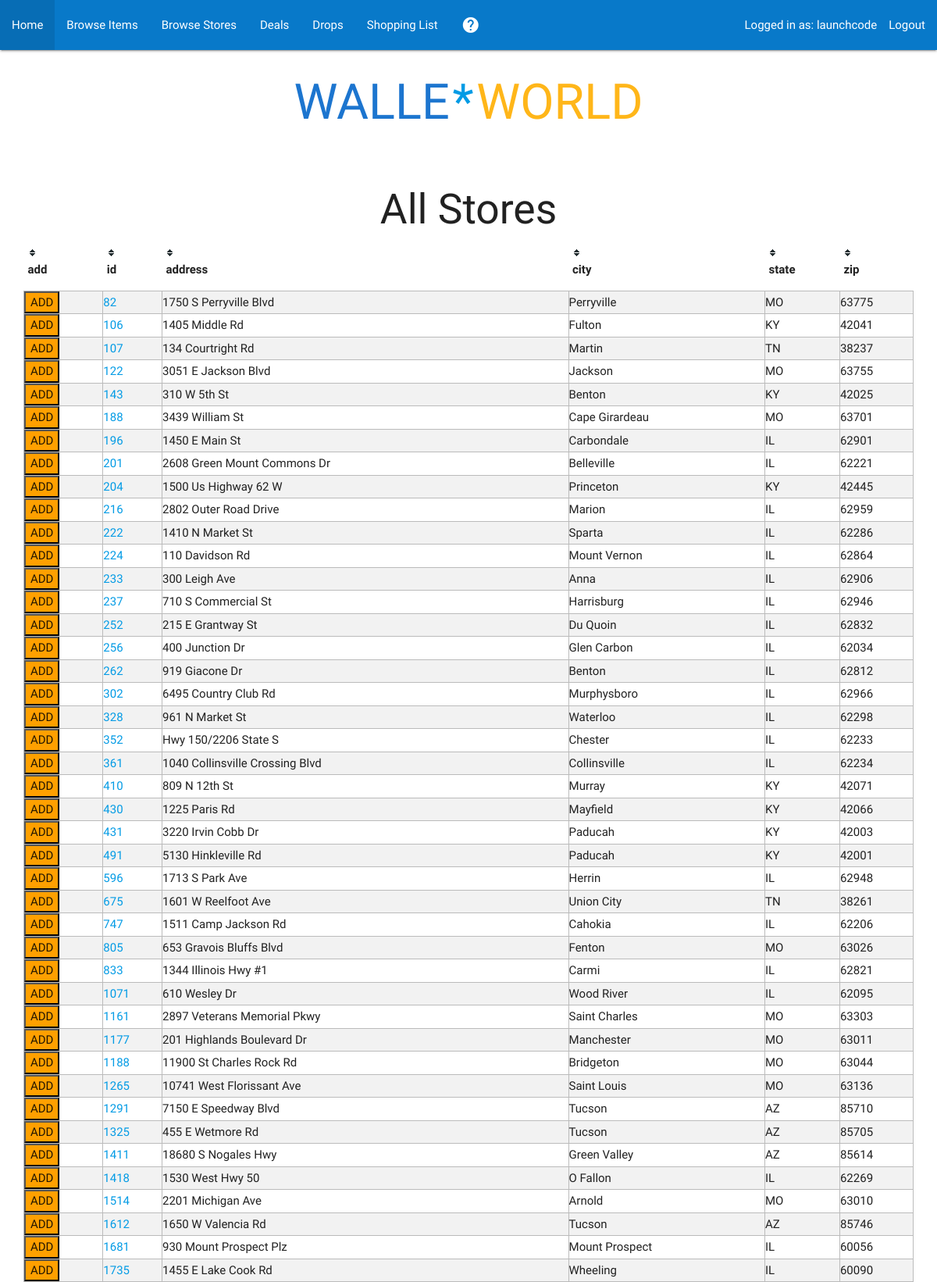
Page /browsestores (signed in, upper part) on the committed database.
### tables this page shows
CREATE TABLE stores (
  id integer primary key not null,
  street text not null,
  distance numeric not null,
  city text not null,
  state text not null,
  zip integer not null,
  coords numeric not null
);

### application.py (the view)
@app.route('/browsestores', methods=['GET'])
@login_required
def browsestores():
    db = get_db()
    stores = query_db('SELECT id, city, state, street, zip FROM stores')
    return render_template("browsestores.html", stores=stores)

### application.py (called while the page is built)
def connect_db():
    rv = sqlite3.connect(app.config['DATABASE'])
    rv.row_factory = sqlite3.Row
    return rv

def query_db(query, args=(), one=False):
    cur = get_db().execute(query, args)
    rv = cur.fetchall()
    cur.close()
    return (rv[0] if rv else None) if one else rv

def get_db():
    if not hasattr(g, 'sqlite_db'):
        g.sqlite_db = connect_db()
    return g.sqlite_db

### helpers.py (called while the page is built)
def login_required(f):
    @wraps(f)
    def decorated_function(*args, **kwargs):
        if session.get("user_id") is None:
            return redirect("/login")
        return f(*args, **kwargs)
    return decorated_function

### templates/browsestores.html (shortened to what this page needs)
{% extends "layout.html" %} {% block body %}
<h2>All Stores</h2>
<table class="striped tablesorter" id="allstores">
    <thead>
        <tr>
            <th>add</th>
            <th>id</th>
            <th>address</th>
            <th>city</th>
            <th>state</th>
            <th>zip</th>
        </tr>
    </thead>
    <tbody>
        {%for store in stores%}
        <tr>
            <td><button class="waves-effect waves-light amber darken-2 btn-small" id="{{store.id}}.add" onclick="addStore()">ADD</button></td>
            <td><a href="/store?store={{store.id}}">{{store.id}}</a></td>
            <td>{{store.street}}</td>
            <td>{{store.city}}</td>
            <td>{{store.state}}</td>
            <td>{{store.zip}}</td>
        </tr>
        {%endfor%}
    </tbody>
</table>
{% endblock %}

### static/style.css (style rules this page uses)
td { padding: 0; border: 1px solid #bbbbbb; }
table.tablesorter thead tr .header { background-image: url(bg.gif); background-repeat: no-repeat; cursor: pointer; }
h2 { text-align:center; }

### rows in the picture
stores: id "82", street "1750 S Perryville Blvd", city "Perryville", state "MO", zip "63775"
stores: id "106", street "1405 Middle Rd", city "Fulton", state "KY", zip "42041"
stores: id "107", street "134 Courtright Rd", city "Martin", state "TN", zip "38237"
stores: id "122", street "3051 E Jackson Blvd", city "Jackson", state "MO", zip "63755"
stores: id "143", street "310 W 5th St", city "Benton", state "KY", zip "42025"
stores: id "188", street "3439 William St", city "Cape Girardeau", state "MO", zip "63701"
stores: id "196", street "1450 E Main St", city "Carbondale", state "IL", zip "62901"
stores: id "201", street "2608 Green Mount Commons Dr", city "Belleville", state "IL", zip "62221"
stores: id "204", street "1500 Us Highway 62 W", city "Princeton", state "KY", zip "42445"
stores: id "216", street "2802 Outer Road Drive", city "Marion", state "IL", zip "62959"
stores: id "222", street "1410 N Market St", city "Sparta", state "IL", zip "62286"
stores: id "224", street "110 Davidson Rd", city "Mount Vernon", state "IL", zip "62864"
stores: id "233", street "300 Leigh Ave", city "Anna", state "IL", zip "62906"
stores: id "237", street "710 S Commercial St", city "Harrisburg", state "IL", zip "62946"
stores: id "252", street "215 E Grantway St", city "Du Quoin", state "IL", zip "62832"
stores: id "256", street "400 Junction Dr", city "Glen Carbon", state "IL", zip "62034"
stores: id "262", street "919 Giacone Dr", city "Benton", state "IL", zip "62812"
stores: id "302", street "6495 Country Club Rd", city "Murphysboro", state "IL", zip "62966"
stores: id "328", street "961 N Market St", city "Waterloo", state "IL", zip "62298"
stores: id "352", street "Hwy 150/2206 State S", city "Chester", state "IL", zip "62233"
stores: id "361", street "1040 Collinsville Crossing Blvd", city "Collinsville", state "IL", zip "62234"
stores: id "410", street "809 N 12th St", city "Murray", state "KY", zip "42071"
stores: id "430", street "1225 Paris Rd", city "Mayfield", state "KY", zip "42066"
stores: id "431", street "3220 Irvin Cobb Dr", city "Paducah", state "KY", zip "42003"
stores: id "491", street "5130 Hinkleville Rd", city "Paducah", state "KY", zip "42001"
stores: id "596", street "1713 S Park Ave", city "Herrin", state "IL", zip "62948"
stores: id "675", street "1601 W Reelfoot Ave", city "Union City", state "TN", zip "38261"
stores: id "747", street "1511 Camp Jackson Rd", city "Cahokia", state "IL", zip "62206"
stores: id "805", street "653 Gravois Bluffs Blvd", city "Fenton", state "MO", zip "63026"
stores: id "833", street "1344 Illinois Hwy #1", city "Carmi", state "IL", zip "62821"
stores: id "1071", street "610 Wesley Dr", city "Wood River", state "IL", zip "62095"
stores: id "1161", street "2897 Veterans Memorial Pkwy", city "Saint Charles", state "MO", zip "63303"
stores: id "1177", street "201 Highlands Boulevard Dr", city "Manchester", state "MO", zip "63011"
stores: id "1188", street "11900 St Charles Rock Rd", city "Bridgeton", state "MO", zip "63044"
stores: id "1265", street "10741 West Florissant Ave", city "Saint Louis", state "MO", zip "63136"
stores: id "1291", street "7150 E Speedway Blvd", city "Tucson", state "AZ", zip "85710"
stores: id "1325", street "455 E Wetmore Rd", city "Tucson", state "AZ", zip "85705"
stores: id "1411", street "18680 S Nogales Hwy", city "Green Valley", state "AZ", zip "85614"
stores: id "1418", street "1530 West Hwy 50", city "O Fallon", state "IL", zip "62269"
stores: id "1514", street "2201 Michigan Ave", city "Arnold", state "MO", zip "63010"
stores: id "1612", street "1650 W Valencia Rd", city "Tucson", state "AZ", zip "85746"
stores: id "1681", street "930 Mount Prospect Plz", city "Mount Prospect", state "IL", zip "60056"
stores: id "1735", street "1455 E Lake Cook Rd", city "Wheeling", state "IL", zip "60090"

### other values in the picture
{{ session.username }} "launchcode"
